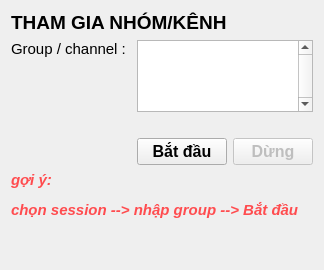
               <widget class="QWidget" name="page_9">
                <layout class="QGridLayout" name="gridLayout_11">
                 <item row="6" column="1">
                  <spacer name="verticalSpacer_6">
                   <property name="orientation">
                    <enum>Qt::Vertical</enum>
                   </property>
                   <property name="sizeHint" stdset="0">
                    <size>
                     <width>20</width>
                     <height>40</height>
                    </size>
                   </property>
                  </spacer>
                 </item>
                 <item row="1" column="0" alignment="Qt::AlignLeft|Qt::AlignTop">
                  <widget class="QLabel" name="label_39">
                   <property name="sizePolicy">
                    <sizepolicy hsizetype="Preferred" vsizetype="Preferred">
                     <horstretch>0</horstretch>
                     <verstretch>0</verstretch>
                    </sizepolicy>
                   </property>
                   <property name="font">
                    <font>
                     <pointsize>11</pointsize>
                    </font>
                   </property>
                   <property name="text">
                    <string>Group / channel : </string>
                   </property>
                  </widget>
                 </item>
                 <item row="4" column="2">
                  <widget class="QPushButton" name="btn_stop_join_group">
                   <property name="enabled">
                    <bool>false</bool>
                   </property>
                   <property name="font">
                    <font>
                     <pointsize>12</pointsize>
                     <weight>75</weight>
                     <bold>true</bold>
                    </font>
                   </property>
                   <property name="text">
                    <string>Dừng</string>
                   </property>
                  </widget>
                 </item>
                 <item row="1" column="1" colspan="2">
                  <widget class="QPlainTextEdit" name="le_group_join">
                   <property name="sizePolicy">
                    <sizepolicy hsizetype="Preferred" vsizetype="Preferred">
                     <horstretch>0</horstretch>
                     <verstretch>0</verstretch>
                    </sizepolicy>
                   </property>
                   <property name="verticalScrollBarPolicy">
                    <enum>Qt::ScrollBarAlwaysOn</enum>
                   </property>
                   <property name="horizontalScrollBarPolicy">
                    <enum>Qt::ScrollBarAsNeeded</enum>
                   </property>
                   <property name="sizeAdjustPolicy">
                    <enum>QAbstractScrollArea::AdjustToContentsOnFirstShow</enum>
                   </property>
                   <property name="lineWrapMode">
                    <enum>QPlainTextEdit::NoWrap</enum>
                   </property>
                   <property name="overwriteMode">
                    <bool>false</bool>
                   </property>
                   <property name="centerOnScroll">
                    <bool>false</bool>
                   </property>
                  </widget>
                 </item>
                 <item row="5" column="0" colspan="3">
                  <widget class="QLabel" name="label_41">
                   <property name="font">
                    <font>
                     <pointsize>11</pointsize>
                     <weight>75</weight>
                     <italic>true</italic>
                     <bold>true</bold>
                    </font>
                   </property>
                   <property name="styleSheet">
                    <string notr="true">color: rgb(255, 76, 79);</string>
                   </property>
                   <property name="text">
                    <string>&lt;html&gt;&lt;head/&gt;&lt;body&gt;&lt;p&gt;gợi ý:&lt;/p&gt;&lt;p&gt;chọn session --&amp;gt; nhập group --&amp;gt; Bắt đầu&lt;/p&gt;&lt;/body&gt;&lt;/html&gt;</string>
                   </property>
                  </widget>
                 </item>
                 <item row="4" column="1">
                  <widget class="QPushButton" name="btn_start_join_group">
                   <property name="font">
                    <font>
                     <pointsize>12</pointsize>
                     <weight>75</weight>
                     <bold>true</bold>
                    </font>
                   </property>
                   <property name="text">
                    <string>Bắt đầu</string>
                   </property>
                  </widget>
                 </item>
                 <item row="2" column="1">
                  <widget class="QLabel" name="lb_notifi_join_group">
                   <property name="text">
                    <string/>
                   </property>
                  </widget>
                 </item>
                 <item row="0" column="0" colspan="2">
                  <widget class="QLabel" name="label_26">
                   <property name="font">
                    <font>
                     <pointsize>14</pointsize>
                     <weight>75</weight>
                     <bold>true</bold>
                    </font>
                   </property>
                   <property name="text">
                    <string>THAM GIA NHÓM/KÊNH</string>
                   </property>
                  </widget>
                 </item>
                </layout>
               </widget>
